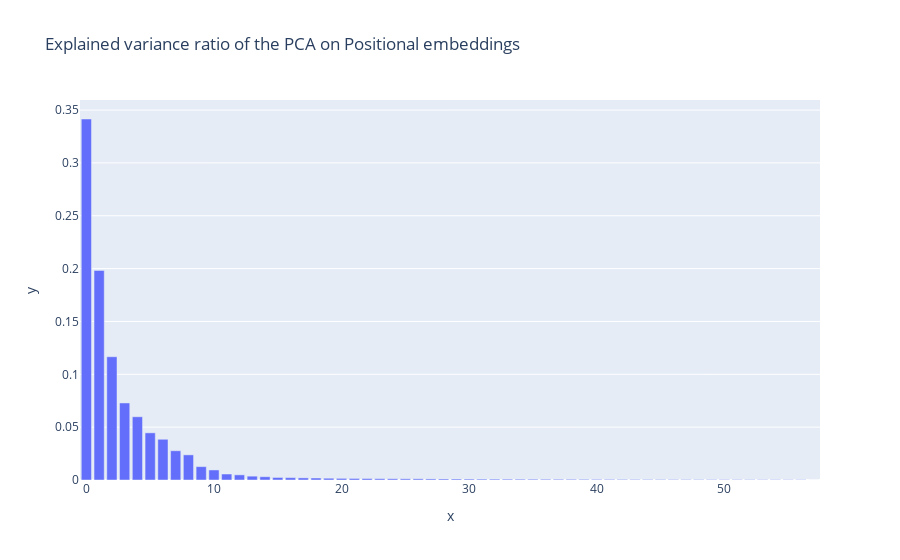
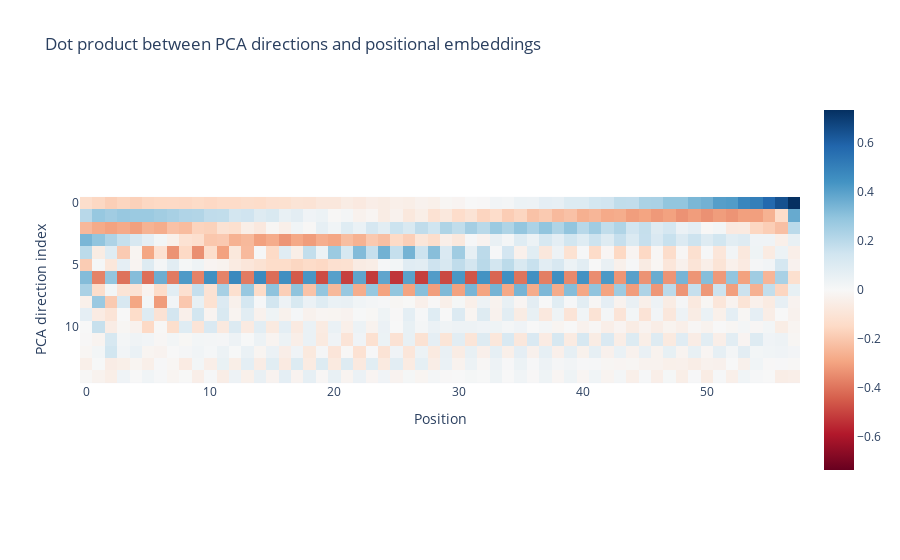

Notebook code for these charts, in order:
### Code cell
num_components = 15

pos_emb = model.W_pos[1:]
pos_emb_normalised = pos_emb / pos_emb.norm(dim=-1, keepdim=True)

pca = plot_PCA(pos_emb, name="Positional embeddings")
# Show which positions are aligned with the PCA axes (first 4)
pca_directions = pca.components_[:num_components]
pca_directions = t.tensor(pca_directions, device=device)


# Show the dot product between the PCA directions and the positional embeddings
imshow(pca_directions @ pos_emb_normalised.T,
        xaxis_title="Position",
        yaxis_title="PCA direction index",
       title="Dot product between PCA directions and positional embeddings")

### Figure 1 — Plotly figure (JSON) as saved in the notebook; plotly's stock layout.template omitted (floating-point values rounded to 4 significant figures)
{"data": [{"alignmentgroup": "True", "hovertemplate": "x=%{x}<br>y=%{y}<extra></extra>", "legendgroup": "", "marker": {"color": "#636efa", "pattern": {"shape": ""}}, "name": "", "offsetgroup": "", "orientation": "v", "showlegend": false, "textposition": "auto", "type": "bar", "x": [0, 1, 2, 3, 4, 5, 6, 7, 8, 9, 10, 11, 12, 13, 14, 15, 16, 17, 18, 19, 20, 21, 22, 23, 24, 25, 26, 27, 28, 29, 30, 31, 32, 33, 34, 35, 36, 37, 38, 39, 40, 41, 42, 43, 44, 45, 46, 47, 48, 49, 50, 51, 52, 53, 54, 55, 56, 57], "xaxis": "x", "y": [0.3415, 0.1983, 0.1166, 0.07288, 0.05981, 0.04462, 0.03853, 0.02767, 0.02378, 0.01266, 0.009502, 0.005662, 0.004875, 0.003624, 0.003094, 0.002401, 0.002227, 0.001995, 0.001869, 0.001677, 0.001541, 0.001471, 0.00138, 0.001241, 0.001181, 0.001136, 0.001126, 0.001018, 0.0009685, 0.0009267, 0.000878, 0.0008417, 0.0008098, 0.0007829, 0.0007451, 0.0007335, 0.0007039, 0.0006844, 0.0006591, 0.0006319, 0.0005921, 0.0005682, 0.000538, 0.0005265, 0.0004944, 0.0004811, 0.0004603, 0.0004371, 0.0004203, 0.0004039, 0.0003813, 0.0003785, 0.000351, 0.0003115, 0.0003079, 0.0002914, 0.0002741, 1.512e-14], "yaxis": "y"}], "layout": {"barmode": "relative", "legend": {"tracegroupgap": 0}, "title": {"text": "Explained variance ratio of the PCA on Positional embeddings"}, "xaxis": {"anchor": "y", "domain": [0, 1], "title": {"text": "x"}}, "yaxis": {"anchor": "x", "domain": [0, 1], "title": {"text": "y"}}}}

### Figure 2 — Plotly figure (JSON) as saved in the notebook; plotly's stock layout.template omitted (floating-point values rounded to 4 significant figures; data arrays with more than 128 entries replaced by an {"elided": "..."} marker saying what was removed)
{"data": [{"coloraxis": "coloraxis", "hovertemplate": "x: %{x}<br>y: %{y}<br>color: %{z}<extra></extra>", "name": "0", "type": "heatmap", "xaxis": "x", "yaxis": "y", "z": {"elided": "15x58 float values"}}], "layout": {"coloraxis": {"cmid": 0, "colorscale": [[0, "rgb(103,0,31)"], [0.1, "rgb(178,24,43)"], [0.2, "rgb(214,96,77)"], [0.3, "rgb(244,165,130)"], [0.4, "rgb(253,219,199)"], [0.5, "rgb(247,247,247)"], [0.6, "rgb(209,229,240)"], [0.7, "rgb(146,197,222)"], [0.8, "rgb(67,147,195)"], [0.9, "rgb(33,102,172)"], [1, "rgb(5,48,97)"]]}, "title": {"text": "Dot product between PCA directions and positional embeddings"}, "xaxis": {"anchor": "y", "constrain": "domain", "domain": [0, 1], "scaleanchor": "y", "title": {"text": "Position"}}, "yaxis": {"anchor": "x", "autorange": "reversed", "constrain": "domain", "domain": [0, 1], "title": {"text": "PCA direction index"}}}}
